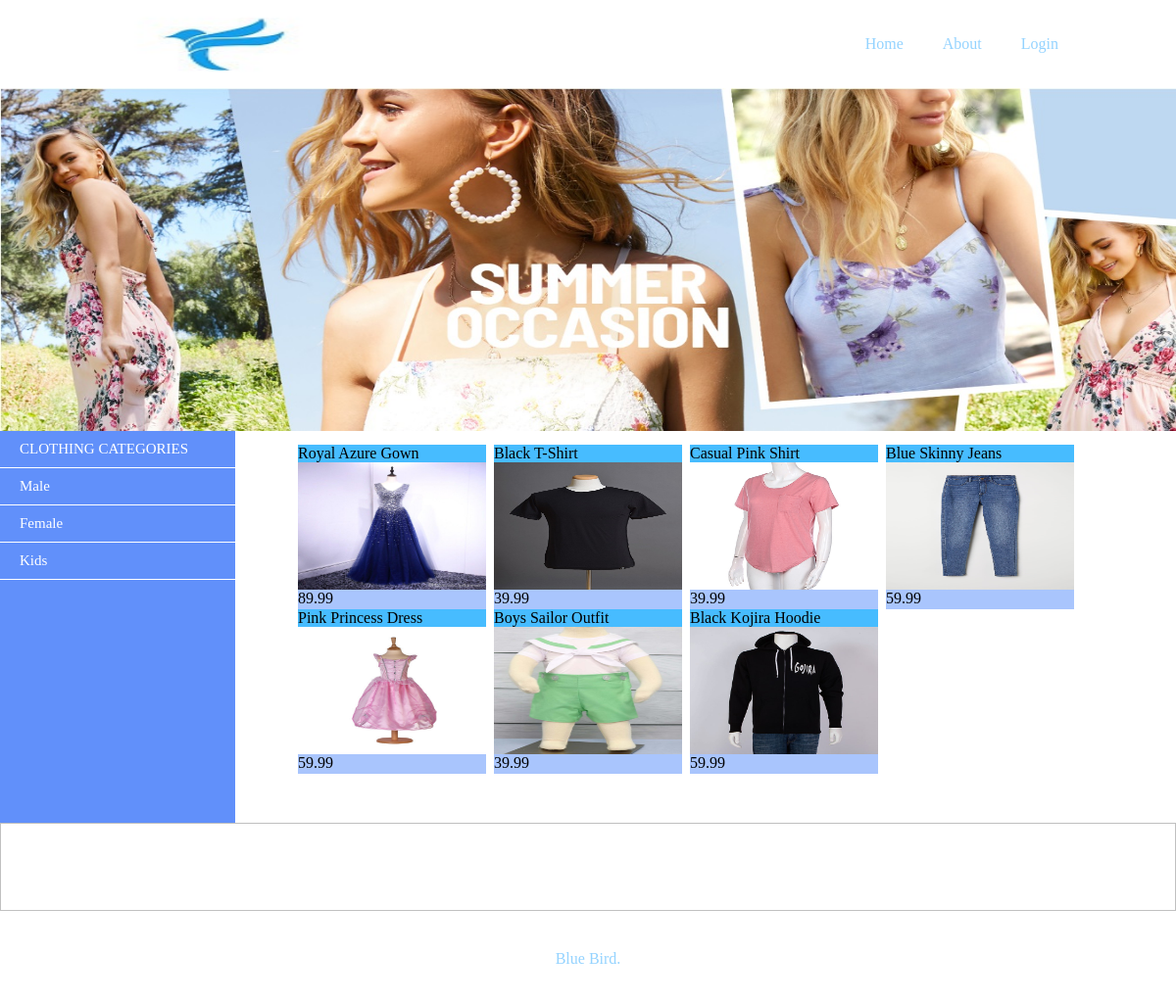
The page / on the database its author committed.
### tables this page shows
CREATE TABLE product (
  ProductId varchar(10) NOT NULL,
  ProductName varchar(200) NOT NULL,
  Image varchar(100) NOT NULL,
  Price double precision NOT NULL,
  CatId int NOT NULL,
  ProductDetails varchar(1000) NOT NULL
);

### db.php (called while the page is built, shortened)
<?php
$hostname = 'localhost';
$username='root';
$password='';
$dbname='bluebird';
$port=3306;
function query($sql)
{
	global $hostname;
	global $username;
	global $password;
	global $dbname;
	global $port;
	$conn = new mysqli($hostname, $username, $password, $dbname, $port);
	$result = $conn->query($sql);
	$rows = mysqli_fetch_all($result);
	return $rows;
}
?>

### index.php (the view, shortened to what this page needs)
<!DOCTYPE html>
<html>
<head>
<link rel="stylesheet" href="css/style.css">
</head>
<body>
<?php
require_once ("./header.php");
require_once("./db.php");
	?>
<div class="advert"></div>
<?php require_once("./left.php");?>
	<img scr="images/content.jpg" style="width:100%; height:100%;">
<div style="position: absolute; top:450px; left:300px; width:800px; height:200px">
<?php
		$sql = "Select * from product";
		$pros = query($sql);
		for($i=0; $i<count($pros); $i++)
		{
			?>
			<div class="product">
				<div class="name"><?=$pros[$i][1]?></div>
				<div class="image">
					<a href="./productdetail.php?pid=<?=$pros[$i][0]?>">
						<img src="<?=$pros[$i][2]?>" alt="" width="100%" height="100%">
					</a>
				</div>
				<div class="price"><?=$pros[$i][3]?></div>
			</div>
			<?php
		}
		?>
		</div>
<?php require_once("./bottom.php");?>
</body>
</html>

### css/style.css (style rules this page uses)
* { margin: 0; padding: 0; list-style: none; text-decoration: none; }
.advert { height: 350px; background-color: white; background-image: url('../images/content.jpg'); background-repeat: no-repeat; background-size: 100% 100%; }
.product { background-color:#47BCFF; height: 160px; width: 24%; margin: 0.5%; float: left; }
.image { background-color: white; height: 130px; }
.price { background-color: #A9C5FD; height: 20px; }

### rows shown on the page
product: ProductName "Royal Azure Gown", Image (picture), Price "89.99"
product: ProductName "Black T-Shirt", Image (picture), Price "39.99"
product: ProductName "Casual Pink Shirt", Image (picture), Price "39.99"
product: ProductName "Blue Skinny Jeans", Image (picture), Price "59.99"
product: ProductName "Pink Princess Dress", Image (picture), Price "59.99"
product: ProductName "Boys Sailor Outfit", Image (picture), Price "39.99"
product: ProductName "Black Kojira Hoodie", Image (picture), Price "59.99"
